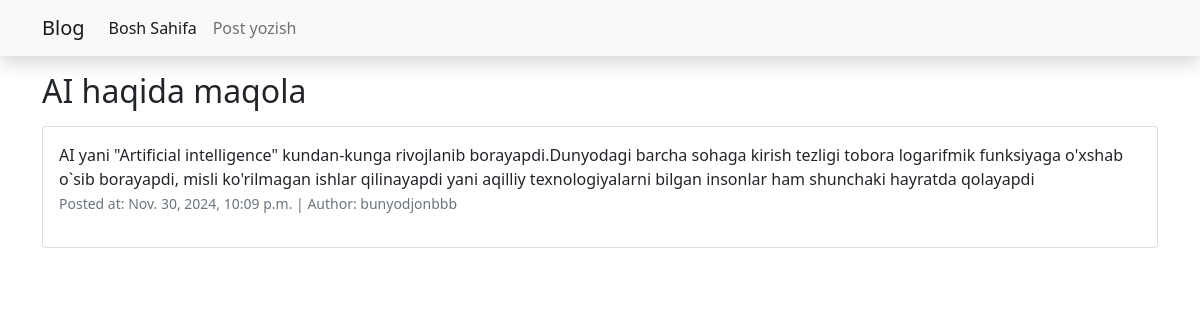
Page /2/ on the committed database.
### posts/models.py (models this page shows, shortened)
class Post(models.Model):
    id = models.AutoField(primary_key=True)
    author = models.ForeignKey(User, on_delete=models.CASCADE)
    title = models.CharField(max_length=255)
    body = models.TextField()
    created = models.DateTimeField(auto_now_add=True)
    updated = models.DateTimeField(auto_now=True)
    class Meta:
        ordering = ["-id"]

### posts/views.py (the view)
# urls.py: path("<int:pk>/", PostDetailView.as_view(), name="detail"),
class PostDetailView(generic.DetailView):
    model = Post
    template_name = "detail.html"
    context_object_name = "post"

### templates/detail.html (shortened to what this page needs)
{% extends "base.html" %}
{% block content %}
    <h2 class="mt-3">{{ post.title }}</h2>
    <div class="card mt-3">
        <div class="card-body">
            {{ post.body }}
            <p>
                <small class="text-muted">
                    Posted at: {{ post.created }} | Author: {{ post.author }}
                </small>
            </p>
        </div>
    </div>
{% endblock %}

### rows in the picture
Post: title "AI haqida maqola", body "AI yani \"Artificial intelligence\" kundan-kunga rivojlanib borayapdi.Dunyodagi barcha sohaga kirish tezligi tobora logarifmik funksiyaga o'xshab o`sib borayapdi, misli ko'rilmagan ishlar qilinayapdi yani aqilliy texnologiyalarni bilgan insonlar ham shunchaki hayratda qolayapdi", created "Nov. 30, 2024, 10:09 p.m.", author "bunyodjonbbb"
